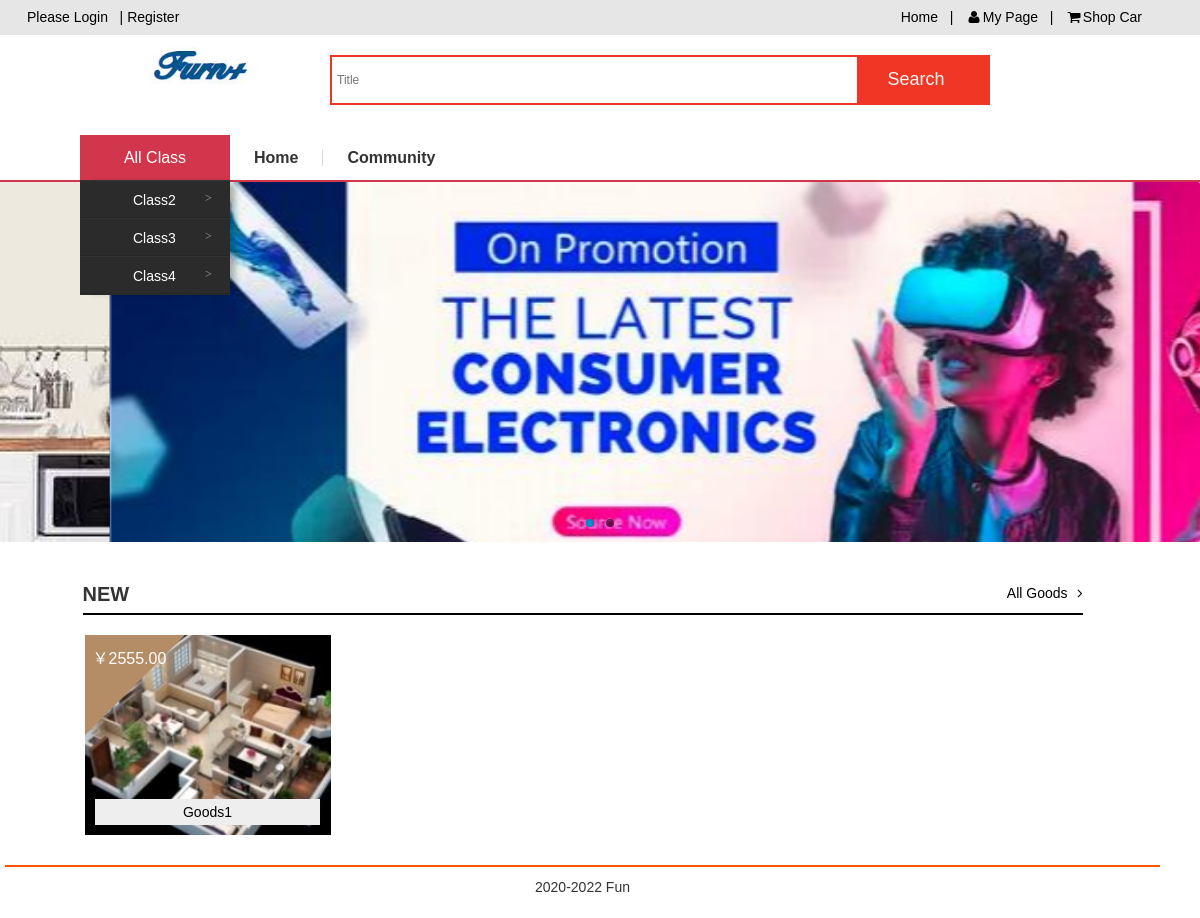
/CODE/index.php, run on the app's committed database.
### tables this page shows
CREATE TABLE `class` (
  `id` int(10) unsigned NOT NULL AUTO_INCREMENT,
  `name` varchar(255) DEFAULT NULL,
  `pid` int(11) DEFAULT NULL,
  `created` varchar(255) DEFAULT NULL,
  `author` varchar(255) DEFAULT NULL,
  PRIMARY KEY (`id`)
);

CREATE TABLE `goods` (
  `id` int(11) NOT NULL AUTO_INCREMENT,
  `goods_name` varchar(255) NOT NULL,
  `price` float NOT NULL,
  `description` text,
  `old_price` float(11,2) DEFAULT '0.00',
  `picture` varchar(255) DEFAULT NULL,
  `status` varchar(255) DEFAULT NULL,
  `cid` int(11) DEFAULT NULL,
  `created` varchar(255) DEFAULT NULL,
  `author` varchar(255) DEFAULT NULL,
  `image` varchar(255) DEFAULT NULL,
  `size` varchar(255) DEFAULT NULL,
  `num` varchar(255) DEFAULT NULL,
  PRIMARY KEY (`id`) USING BTREE
);

### CODE/index.php (the view, shortened to what this page needs)
<?php include('top.php') ?>
		</div>
			<div class="banner">
				<div class="am-slider am-slider-default scoll" data-am-flexslider id="demo-slider-0" >
					<ul class="am-slides" >
						<li class="banner1"><a href="static/introduction.html"><img src="images/1.jpg" /style="width: 1200px"></a></li>
						<li class="banner2"><a><img src="images/2.jpg" style="width: 1200px"/></a></li>
					</ul>
				</div>
		</div>
			<div class="shopNav">
				<div class="slideall">
					<div class="long-title" id="dt"><span class="all-goods">All Class</span></div>
						<div class="nav-cont">
							<ul>
								<li class="index"><a href="index.php">Home</a></li>
								<li class="index"><a href="community.php">Community</a></li>
							</ul>
						</div>
						<div id="nav" class="navfull" >
							<div class="area clearfix">
								<div class="category-content" id="guide_2">
									<div class="category">
										<ul class="category-list" id="js_climit_li">
						<?php
						$sql = "SELECT * FROM class where pid=0";
						$result_page = $conn->query($sql);
						if ($result_page->num_rows > 0) {
						while($row = $result_page->fetch_assoc()) {
							?>
							<li class="appliance js_toggle relative first">
							<div class="category-info">
								<h3 class="category-name b-category-name"><i></i><a class="ml-22" title="点心">
								<?php
									echo $row["name"];
								?></a></h3>
								<em>&gt;</em></div>
								</li>
							<?php
							    }
							} else {
								echo "0 个结果";
							}
							?>
										</ul>
									</div>
								</div>
							</div>
						</div>
				</div>
			</div>
			<div class="shopMainbg">
				<div class="shopMain" id="shopmain">
					<div class="am-container activity ">
						<div class="shopTitle ">
							<h4>NEW</h4>
							<span class="more ">
                               <a href="search.php">All Goods<i class="am-icon-angle-right" style="padding-left:10px ;"></i></a>
                            </span>
						</div>
					    <div class="am-g am-g-fixed ">
					  	<?php
					  		$s='select * from goods limit 0,4';
					  		$result_page = $conn->query($s);
							if ($result_page->num_rows > 0) {
							while($row = $result_page->fetch_assoc()) {
					  		?>
							<a href="goods.php?id=<?php echo $row['id']?>">
					  		<div class="am-u-sm-3 " style="margin-top:10px">
							<div class="icon-sale two "></div>
								<h4>￥<?php echo $row['old_price']?></h4>
							<div class="activityMain ">
								<img src="<?php echo $row['picture']?> "></img>
							</div>
							<div class="info ">
								<h3><?php echo $row['goods_name']?></h3>
							</div>
						</div>
						</a>
					 <?php }
					}?>
                </div>
                 </div>
					<div class="footer " style="">
						<div class="footer-bd ">
							<p style="text-align: center;">
								<em>2020-2022  Fun</em>
							</p>
						</div>
					</div>
				</div>
			</div>
	</body>
</html>

### CODE/top.php (shortened to what this page needs)
<?php
$uid=isset($_SESSION['uid'])?$_SESSION['uid']:'';
?>
<!DOCTYPE html PUBLIC "-//W3C//DTD XHTML 1.0 Transitional//EN" "http://www.w3.org/TR/xhtml1/DTD/xhtml1-transitional.dtd">
<html xmlns="http://www.w3.org/1999/xhtml">
	<head>
		<link href="static/AmazeUI-2.4.2/assets/css/amazeui.css" rel="stylesheet" type="text/css" />
		<link href="static/AmazeUI-2.4.2/assets/css/admin.css" rel="stylesheet" type="text/css" />
		<link href="static/basic/css/demo.css" rel="stylesheet" type="text/css" />
		<link href="static/css/hmstyle.css" rel="stylesheet" type="text/css" />
	</head>
	<body>
		<div class="hmtop" >
			<div class="am-container header" style="background: rgb(230,230,230);max-width:2000px">
				<ul class="message-l">
					<div class="topMessage">
						<?php if(isset($_SESSION['uid']) && !empty($_SESSION['uid'])){?>
							<div class="menu-hd">
							<a  target="_top" class="h">Welcome &nbsp<?php echo $_SESSION['un']?></a> |
							<a  href="./user/logout.php?uid=<?php echo  $_SESSION['uid']?>" target="_top" class="h">Logout</a>
						</div>
						<?php }else{?>
						<div class="menu-hd">
							<a href="user/login.php" target="_top" class="h">Please Login&nbsp&nbsp&nbsp|</a>
							<a href="user/regist.php" target="_top">Register</a>
						</div>
					<?php }?>
					</div>
				</ul>
				<ul class="message-r" >
					<ul class="message-r">
					<div class="topMessage home">
						<div class="menu-hd"><a href="index.php" target="_top" class="h">Home&nbsp&nbsp&nbsp|</a></div>
					</div>
					<div class="topMessage my-shangcheng">
						<div class="menu-hd MyShangcheng"><a href="user/center.php?uid=<?php echo $uid?>" target="_top"><i class="am-icon-user am-icon-fw"></i>My Page&nbsp&nbsp&nbsp|</a></div>
					</div>
					<div class="topMessage mini-cart">
						<div class="menu-hd"><a id="mc-menu-hd" href="user/cart.php?uid=<?php echo $uid?>" target="_top"><i class="am-icon-shopping-cart  am-icon-fw"></i><span>Shop Car</span><strong id="J_MiniCartNum" class="h"></strong></a></div>
					</div>
					<div class="topMessage favorite">
				</ul>
				</div>
				<div class="nav white">
					<div class="logoBig">
						<li><img src="static/images/logo.png" /></li>
					</div>
					<div class="search-bar pr">
						<form method="get" action="search.php">
							<input id="searchInput" name="name" type="text" placeholder="Title" autocomplete="off">
							<input id="ai-topsearch" class="submit am-btn" value="Search" index="1" type="submit">
						</form>
					</div>
				</div>

### CODE/static/AmazeUI-2.4.2/assets/css/admin.css (style rules this page uses)
ul { margin-top: 0; }

### data on the page
class: name "Class2"
class: name "Class3"
class: name "Class4"
goods: old_price "2555.00", picture (picture), goods_name "Goods1"
